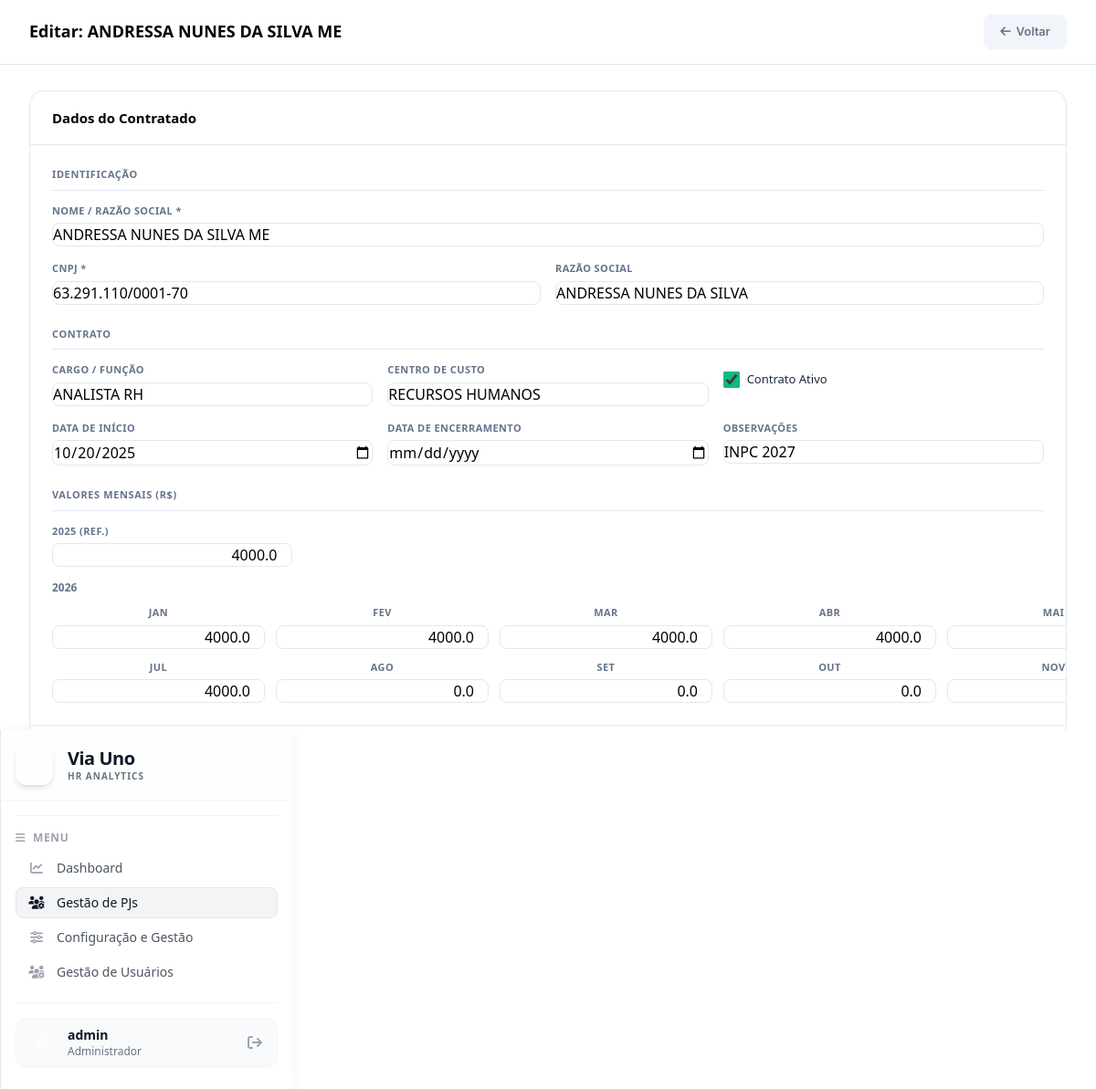
/admin/pj/editar/3 (signed in), run on the app's committed database.
### models.py (models this page shows, shortened)
class PjContrato(db.Model):
    __tablename__ = 'pj_contratos'
    id = db.Column(db.Integer, primary_key=True)
    nome = db.Column(db.String(200), nullable=False)
    cnpj = db.Column(db.String(20), unique=True, nullable=False)
    razao_social = db.Column(db.String(200))
    data_inicio = db.Column(db.Date)
    data_encerramento = db.Column(db.Date)
    cargo = db.Column(db.String(100))
    centro_custo = db.Column(db.String(100))
    observacoes = db.Column(db.Text)
    ativo = db.Column(db.Boolean, default=True)
    valor_2025 = db.Column(db.Float, default=0.0)
    valor_jan_2026 = db.Column(db.Float, default=0.0)
    valor_fev_2026 = db.Column(db.Float, default=0.0)
    valor_mar_2026 = db.Column(db.Float, default=0.0)
    valor_abr_2026 = db.Column(db.Float, default=0.0)
    valor_mai_2026 = db.Column(db.Float, default=0.0)
    valor_jun_2026 = db.Column(db.Float, default=0.0)
    valor_jul_2026 = db.Column(db.Float, default=0.0)
    valor_ago_2026 = db.Column(db.Float, default=0.0)
    valor_set_2026 = db.Column(db.Float, default=0.0)
    valor_out_2026 = db.Column(db.Float, default=0.0)
    valor_nov_2026 = db.Column(db.Float, default=0.0)
    valor_dez_2026 = db.Column(db.Float, default=0.0)

class User(UserMixin, db.Model):
    __tablename__ = 'users'
    id = db.Column(db.Integer, primary_key=True)
    username = db.Column(db.String(80), unique=True, nullable=False)
    password_hash = db.Column(db.String(200), nullable=False)
    role = db.Column(db.String(20), nullable=False, default='viewer')  # 'editor' or 'viewer'
    @property
    def is_editor(self):
        return self.role == 'editor'

### app.py (the view)
@app.route('/admin/pj/editar/<int:pj_id>', methods=['GET', 'POST'])
@editor_required
def pj_editar(pj_id):
    pj = PjContrato.query.get_or_404(pj_id)
    if request.method == 'POST':
        _populate_pj(pj, request.form)
        db.session.commit()
        flash(f'PJ "{pj.nome}" atualizado com sucesso!', 'success')
        return redirect(url_for('admin'))
    return render_template('pj_form.html', pj=pj, title=f'Editar: {pj.nome}')

### templates/pj_form.html (shortened to what this page needs)
<!DOCTYPE html>
<html lang="pt-BR">
<head>
    <script src="https://cdn.tailwindcss.com"></script>
    <link rel="stylesheet" href="https://cdnjs.cloudflare.com/ajax/libs/font-awesome/6.4.0/css/all.min.css">
</head>
<body>
    <div class="main">
        <div class="topbar">
            <h1>{{ title }}</h1>
            <div class="topbar-actions">
                <a href="{{ url_for('admin') }}" class="btn btn-secondary"><i class="fa-solid fa-arrow-left"></i> Voltar</a>
            </div>
        </div>
        <div class="content">
            <form method="POST">
                <div class="form-card">
                    <div class="form-card-header">
                        <h2>Dados do Contratado</h2>
                    </div>
                    <div class="form-body">
                        <div class="section-title">Identificação</div>
                        <div class="grid-2">
                            <div class="form-group span-2">
                                <label for="nome">Nome / Razão Social *</label>
                                <input type="text" id="nome" name="nome" value="{{ pj.nome if pj else '' }}" required>
                            </div>
                            <div class="form-group">
                                <label for="cnpj">CNPJ *</label>
                                <input type="text" id="cnpj" name="cnpj" value="{{ pj.cnpj if pj else '' }}" required placeholder="00.000.000/0000-00">
                            </div>
                            <div class="form-group">
                                <label for="razao_social">Razão Social</label>
                                <input type="text" id="razao_social" name="razao_social" value="{{ pj.razao_social if pj else '' }}">
                            </div>
                        </div>
                        <div class="section-title">Contrato</div>
                        <div class="grid-3">
                            <div class="form-group">
                                <label for="cargo">Cargo / Função</label>
                                <input type="text" id="cargo" name="cargo" value="{{ pj.cargo if pj else '' }}">
                            </div>
                            <div class="form-group">
                                <label for="centro_custo">Centro de Custo</label>
                                <input type="text" id="centro_custo" name="centro_custo" value="{{ pj.centro_custo if pj else '' }}">
                            </div>
                            <div class="form-group">
                                <div class="ativo-toggle">
                                    <input type="checkbox" id="ativo" name="ativo" {{ 'checked' if (not pj or pj.ativo) else '' }}>
                                    <label for="ativo">Contrato Ativo</label>
                                </div>
                            </div>
                            <div class="form-group">
                                <label for="data_inicio">Data de Início</label>
                                <input type="date" id="data_inicio" name="data_inicio" value="{{ pj.data_inicio.isoformat() if pj and pj.data_inicio else '' }}">
                            </div>
                            <div class="form-group">
                                <label for="data_encerramento">Data de Encerramento</label>
                                <input type="date" id="data_encerramento" name="data_encerramento" value="{{ pj.data_encerramento.isoformat() if pj and pj.data_encerramento else '' }}">
                            </div>
                            <div class="form-group">
                                <label for="observacoes">Observações</label>
                                <input type="text" id="observacoes" name="observacoes" value="{{ pj.observacoes if pj else '' }}">
                            </div>
                        </div>
                        <div class="section-title">Valores Mensais (R$)</div>
                        <div class="grid-4">
                            <div class="form-group">
                                <label for="valor_2025">2025 (Ref.)</label>
                                <input type="number" id="valor_2025" name="valor_2025" class="money-input" step="0.01" min="0" value="{{ pj.valor_2025 or '' if pj else '' }}" placeholder="0,00">
                            </div>
                        </div>
                        <div style="margin-top: 14px;">
                            <div style="font-size: 12px; font-weight: 600; color: var(--text-muted); margin-bottom: 10px;">2026</div>
                            <div class="grid-6">
                                {% set months_2026 = [
                                    ('Jan', 'valor_jan_2026'), ('Fev', 'valor_fev_2026'), ('Mar', 'valor_mar_2026'),
                                    ('Abr', 'valor_abr_2026'), ('Mai', 'valor_mai_2026'), ('Jun', 'valor_jun_2026'),
                                    ('Jul', 'valor_jul_2026'), ('Ago', 'valor_ago_2026'), ('Set', 'valor_set_2026'),
                                    ('Out', 'valor_out_2026'), ('Nov', 'valor_nov_2026'), ('Dez', 'valor_dez_2026')
                                ] %}
                                {% for label_m, field in months_2026 %}
                                <div class="form-group">
                                    <label for="{{ field }}" style="text-align:center;">{{ label_m }}</label>
                                    <input type="number" id="{{ field }}" name="{{ field }}" class="money-input" step="0.01" min="0"
                                           value="{{ pj[field] or '' if pj and pj[field] else (pj|attr(field) if pj else '') }}" placeholder="0">
                                </div>
                                {% endfor %}
                            </div>
                        </div>
                    </div>
                    <div class="form-footer">
                    </div>
                </div>
            </form>
        </div>
    </div>
    {% include "sidebar.html" %}
</body>
</html>

### templates/sidebar.html (shortened to what this page needs)
    <aside class="w-80 flex-shrink-0 bg-white border-l border-gray-200 flex flex-col h-full shadow-[0_0_15px_rgba(0,0,0,0.05)] z-20">
        <div class="p-4 border-b border-gray-100 flex items-center gap-4 bg-gray-50/30">
            <div class="bg-brand-600 text-white p-2 rounded-xl shadow-md">
                <i class="fa-solid fa-shoe-prints text-xl"></i>
            </div>
            <div>
                <h1 class="text-xl font-bold text-gray-900 leading-tight tracking-tight">Via Uno</h1>
                <p class="text-[10px] text-gray-500 font-semibold tracking-widest uppercase">HR Analytics</p>
            </div>
        </div>
        <div class="flex-1 overflow-y-auto p-4 space-y-4 no-scrollbar flex flex-col">
            <div class="pt-4 border-t border-gray-100">
                <h2 class="text-xs font-bold text-gray-400 uppercase tracking-wider mb-2 flex items-center gap-2">
                    <i class="fa-solid fa-bars"></i>
                    Menu
                </h2>
                <ul class="space-y-1">
                    <li>
                        <a href="{{ url_for('index') }}" class="flex items-center gap-3 px-3 py-1.5 rounded-lg font-medium text-sm transition-colors {% if request.path == '/' %}bg-gray-100 text-gray-900 border border-gray-200{% else %}text-gray-600 hover:bg-gray-100 border border-transparent{% endif %}">
                            <i class="fa-solid fa-chart-line w-5 text-center {% if request.path == '/' %}text-brand-600{% else %}text-gray-400{% endif %}"></i>
                            Dashboard
                        </a>
                    </li>
                    <li>
                        <a href="{{ url_for('admin') }}" class="flex items-center gap-3 px-3 py-1.5 rounded-lg font-medium text-sm transition-colors {% if request.path == '/admin' or request.path.startswith('/admin/pj') %}bg-gray-100 text-gray-900 border border-gray-200{% else %}text-gray-600 hover:bg-gray-100 border border-transparent{% endif %}">
                            <i class="fa-solid fa-users-gear w-5 text-center {% if request.path == '/admin' or request.path.startswith('/admin/pj') %}text-brand-600{% else %}text-gray-400{% endif %}"></i>
                            Gestão de PJs
                        </a>
                    </li>
                    <li>
                        <a href="{{ url_for('agrupadores') }}" class="flex items-center gap-3 px-3 py-1.5 rounded-lg font-medium text-sm transition-colors {% if request.path.startswith('/admin/agrupadores') %}bg-gray-100 text-gray-900 border border-gray-200{% else %}text-gray-600 hover:bg-gray-100 border border-transparent{% endif %}">
                            <i class="fa-solid fa-sliders w-5 text-center {% if request.path.startswith('/admin/agrupadores') %}text-brand-600{% else %}text-gray-400{% endif %}"></i>
                            Configuração e Gestão
                        </a>
                    </li>
                    <li>
                        <a href="{{ url_for('admin_usuarios') }}" class="flex items-center gap-3 px-3 py-1.5 rounded-lg font-medium text-sm transition-colors {% if request.path.startswith('/admin/usuarios') %}bg-gray-100 text-gray-900 border border-gray-200{% else %}text-gray-600 hover:bg-gray-100 border border-transparent{% endif %}">
                            <i class="fa-solid fa-users-gear w-5 text-center {% if request.path.startswith('/admin/usuarios') %}text-brand-600{% else %}text-gray-400{% endif %}"></i>
                            Gestão de Usuários
                        </a>
                    </li>
                </ul>
            </div>
            <div class="mt-auto pt-4 pb-2 border-t border-gray-100">
                <div class="flex items-center gap-3 px-3 py-2 bg-gray-50 rounded-xl border border-gray-100">
                    <div class="w-8 h-8 rounded-full bg-brand-600 flex items-center justify-center text-white font-bold text-sm">
                    </div>
                    <div class="flex-1 min-w-0">
                        <p class="text-sm font-semibold text-gray-900 truncate">
                            {% if current_user.is_authenticated %}
                                {{ current_user.username }}
                            {% else %}
                                Visitante
                            {% endif %}
                        </p>
                        <p class="text-xs text-gray-500 truncate">
                            {% if current_user.is_authenticated %}
                                {% if current_user.is_editor %}Administrador{% else %}Visualizador{% endif %}
                            {% else %}
                                Somente Leitura
                            {% endif %}
                        </p>
                    </div>
                    {% if current_user.is_authenticated %}
                    <a href="/logout" class="text-gray-400 hover:text-red-500 transition-colors p-1" title="Sair">
                        <i class="fa-solid fa-arrow-right-from-bracket"></i>
                    </a>
                    {% else %}
                    <a href="/login" class="text-gray-400 hover:text-brand-600 transition-colors p-1" title="Login">
                        <i class="fa-solid fa-arrow-right-to-bracket"></i>
                    </a>
                    {% endif %}
                </div>
            </div>
        </div>
    </aside>

### data on the page
PjContrato: nome "ANDRESSA NUNES DA SILVA ME", cnpj "63.291.110/0001-70", razao_social "ANDRESSA NUNES DA SILVA", cargo "ANALISTA RH", centro_custo "RECURSOS HUMANOS", data_inicio "10/20/2025", observacoes "INPC 2027", valor_2025 "4000.0", valor_jan_2026 "4000.0" "4000.0" "4000.0" "4000.0" "4000.0" "4000.0" "0.0" "0.0" "0.0" "0.0"
User: username "admin"

### other printed values
{{ title }} "Editar: ANDRESSA NUNES DA SILVA ME"
{{ label_m }} "JAN" "FEV" "MAR" "ABR" "MAI" "JUL" "AGO" "SET" "OUT" "NOV"
